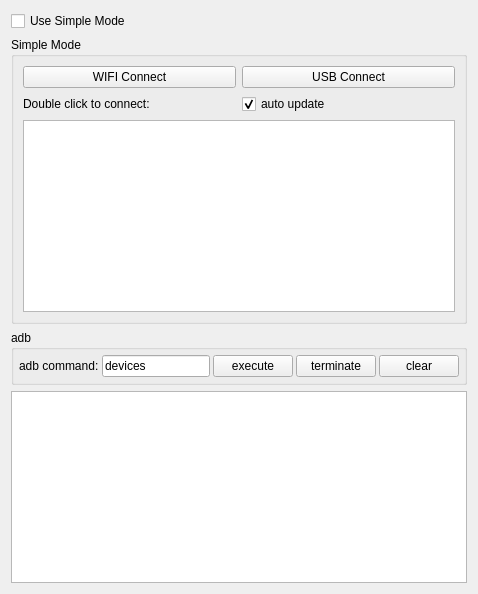
    <widget class="QWidget" name="leftWidget" native="true">
     <property name="sizePolicy">
      <sizepolicy hsizetype="Preferred" vsizetype="Preferred">
       <horstretch>0</horstretch>
       <verstretch>0</verstretch>
      </sizepolicy>
     </property>
     <layout class="QVBoxLayout" name="verticalLayout_5">
      <item>
       <widget class="QCheckBox" name="useSingleModeCheck">
        <property name="sizePolicy">
         <sizepolicy hsizetype="Preferred" vsizetype="Maximum">
          <horstretch>0</horstretch>
          <verstretch>0</verstretch>
         </sizepolicy>
        </property>
        <property name="styleSheet">
         <string notr="true"/>
        </property>
        <property name="text">
         <string>Use Simple Mode</string>
        </property>
        <property name="checked">
         <bool>false</bool>
        </property>
       </widget>
      </item>
      <item>
       <widget class="QGroupBox" name="simpleGroupBox">
        <property name="sizePolicy">
         <sizepolicy hsizetype="Preferred" vsizetype="Preferred">
          <horstretch>0</horstretch>
          <verstretch>0</verstretch>
         </sizepolicy>
        </property>
        <property name="title">
         <string>Simple Mode</string>
        </property>
        <property name="checkable">
         <bool>false</bool>
        </property>
        <layout class="QVBoxLayout" name="verticalLayout_4">
         <item>
          <layout class="QHBoxLayout" name="horizontalLayout_9">
           <item>
            <widget class="QPushButton" name="wifiConnectBtn">
             <property name="sizePolicy">
              <sizepolicy hsizetype="Preferred" vsizetype="Maximum">
               <horstretch>0</horstretch>
               <verstretch>0</verstretch>
              </sizepolicy>
             </property>
             <property name="text">
              <string>WIFI Connect</string>
             </property>
            </widget>
           </item>
           <item>
            <widget class="QPushButton" name="usbConnectBtn">
             <property name="sizePolicy">
              <sizepolicy hsizetype="Preferred" vsizetype="Maximum">
               <horstretch>0</horstretch>
               <verstretch>0</verstretch>
              </sizepolicy>
             </property>
             <property name="text">
              <string>USB Connect</string>
             </property>
            </widget>
           </item>
          </layout>
         </item>
         <item>
          <layout class="QHBoxLayout" name="horizontalLayout_13">
           <property name="topMargin">
            <number>0</number>
           </property>
           <item>
            <widget class="QLabel" name="label_10">
             <property name="sizePolicy">
              <sizepolicy hsizetype="Preferred" vsizetype="Preferred">
               <horstretch>0</horstretch>
               <verstretch>0</verstretch>
              </sizepolicy>
             </property>
             <property name="text">
              <string>Double click to connect:</string>
             </property>
            </widget>
           </item>
           <item>
            <widget class="QCheckBox" name="autoUpdatecheckBox">
             <property name="sizePolicy">
              <sizepolicy hsizetype="Preferred" vsizetype="Preferred">
               <horstretch>0</horstretch>
               <verstretch>0</verstretch>
              </sizepolicy>
             </property>
             <property name="text">
              <string>auto update</string>
             </property>
             <property name="checked">
              <bool>true</bool>
             </property>
            </widget>
           </item>
          </layout>
         </item>
         <item>
          <widget class="QListWidget" name="connectedPhoneList">
           <property name="sizePolicy">
            <sizepolicy hsizetype="Preferred" vsizetype="Preferred">
             <horstretch>0</horstretch>
             <verstretch>0</verstretch>
            </sizepolicy>
           </property>
          </widget>
         </item>
        </layout>
       </widget>
      </item>
      <item>
       <widget class="QGroupBox" name="adbGroupBox">
        <property name="sizePolicy">
         <sizepolicy hsizetype="Preferred" vsizetype="Maximum">
          <horstretch>0</horstretch>
          <verstretch>0</verstretch>
         </sizepolicy>
        </property>
        <property name="title">
         <string notr="true">adb</string>
        </property>
        <layout class="QHBoxLayout" name="horizontalLayout_2">
         <property name="spacing">
          <number>3</number>
         </property>
         <property name="leftMargin">
          <number>5</number>
         </property>
         <property name="topMargin">
          <number>5</number>
         </property>
         <property name="rightMargin">
          <number>5</number>
         </property>
         <property name="bottomMargin">
          <number>5</number>
         </property>
         <item>
          <widget class="QLabel" name="label_7">
           <property name="sizePolicy">
            <sizepolicy hsizetype="Maximum" vsizetype="Preferred">
             <horstretch>0</horstretch>
             <verstretch>0</verstretch>
            </sizepolicy>
           </property>
           <property name="text">
            <string>adb command:</string>
           </property>
           <property name="buddy">
            <cstring>adbCommandEdt</cstring>
           </property>
          </widget>
         </item>
         <item>
          <widget class="QLineEdit" name="adbCommandEdt">
           <property name="sizePolicy">
            <sizepolicy hsizetype="MinimumExpanding" vsizetype="Preferred">
             <horstretch>0</horstretch>
             <verstretch>0</verstretch>
            </sizepolicy>
           </property>
           <property name="text">
            <string notr="true">devices</string>
           </property>
          </widget>
         </item>
         <item>
          <widget class="QPushButton" name="adbCommandBtn">
           <property name="sizePolicy">
            <sizepolicy hsizetype="Maximum" vsizetype="Preferred">
             <horstretch>0</horstretch>
             <verstretch>0</verstretch>
            </sizepolicy>
           </property>
           <property name="text">
            <string>execute</string>
           </property>
          </widget>
         </item>
         <item>
          <widget class="QPushButton" name="stopAdbBtn">
           <property name="sizePolicy">
            <sizepolicy hsizetype="Maximum" vsizetype="Preferred">
             <horstretch>0</horstretch>
             <verstretch>0</verstretch>
            </sizepolicy>
           </property>
           <property name="text">
            <string>terminate</string>
           </property>
          </widget>
         </item>
         <item>
          <widget class="QPushButton" name="clearOut">
           <property name="sizePolicy">
            <sizepolicy hsizetype="Maximum" vsizetype="Preferred">
             <horstretch>0</horstretch>
             <verstretch>0</verstretch>
            </sizepolicy>
           </property>
           <property name="text">
            <string>clear</string>
           </property>
          </widget>
         </item>
        </layout>
       </widget>
      </item>
      <item>
       <widget class="QTextEdit" name="outEdit">
        <property name="sizePolicy">
         <sizepolicy hsizetype="Preferred" vsizetype="Preferred">
          <horstretch>0</horstretch>
          <verstretch>0</verstretch>
         </sizepolicy>
        </property>
        <property name="focusPolicy">
         <enum>Qt::NoFocus</enum>
        </property>
        <property name="documentTitle">
         <string/>
        </property>
        <property name="readOnly">
         <bool>true</bool>
        </property>
       </widget>
      </item>
     </layout>
    </widget>
